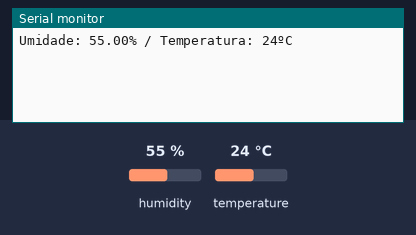
A sketch run on a simulated Arduino Uno, built with avr-gcc and run on an emulated ATmega328P. Shown: the last lines printed to the serial monitor. The test bench sets the inputs (shaded band); at power-on: humidity 55 %, temperature 24 °C.

Above: at 3.2 s.
3.3 s: humidity set to 22 %
At 4.3 s:
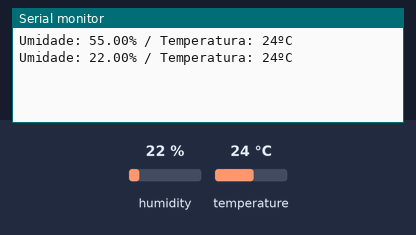
6.0 s: temperature set to 12 °C
At 7.3 s:
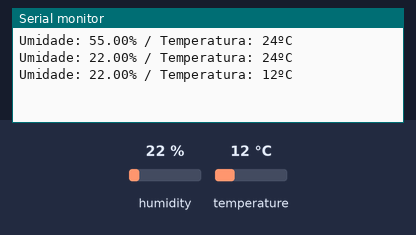
8.7 s: humidity set to 40 %
At 10.8 s:
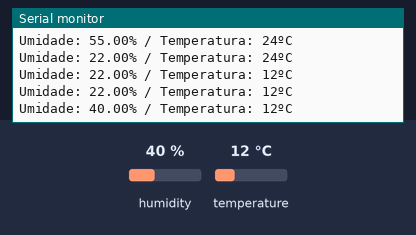
Timing chart, 0 to 12.3 s (numbered marks = the images above; inputs shaded):
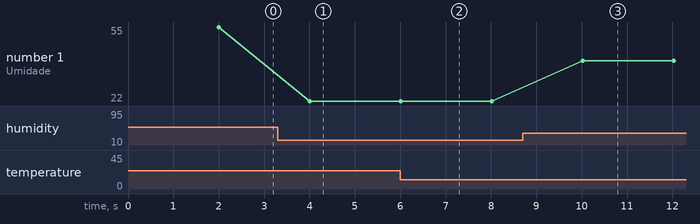

Measured:
- after the input at 3.3 s, the serial monitor: prints a new line after 0.71 s (image 1)
- after the input at 6.0 s, the serial monitor: prints a new line at once (image 2)
- after the input at 8.7 s, the serial monitor: prints a new line after 1.3 s (image 3)
- plotted number 1: 55 → 22 after the input at 3.3 s, 22 → 40 after the input at 8.7 s

The sketch:

dht22_sensor.ino
```cpp
#include <DHT.h>;  //INCLUSÃO DE BIBLIOTECA

#define DHTPIN 7       //PINO DIGITAL UTILIZADO PELO DHT22
#define DHTTYPE DHT22  //DEFINE O MODELO DO SENSOR (DHT22 / AM2302)

DHT dht(DHTPIN, DHTTYPE);  //PASSA OS PARÂMETROS PARA A FUNÇÃO

void setup() {
  Serial.begin(9600);  //INICIALIZA A SERIAL
  dht.begin();         //INICIALIZA A FUNÇÃO
  delay(2000);         //INTERVALO DE 2 SEGUNDO ANTES DE INICIAR
}
void loop() {
  Serial.print("Umidade: ");               //IMPRIME O TEXTO NA SERIAL
  Serial.print(dht.readHumidity());        //IMPRIME NA SERIAL O VALOR DE UMIDADE MEDIDO
  Serial.print("%");                       //IMPRIME O TEXTO NA SERIAL
  Serial.print(" / Temperatura: ");        //IMPRIME O TEXTO NA SERIAL
  Serial.print(dht.readTemperature(), 0);  //IMPRIME NA SERIAL O VALOR DE UMIDADE MEDIDO E REMOVE A PARTE DECIMAL
  Serial.println("ºC");                    //IMPRIME O TEXTO NA SERIAL
  delay(2000);                             //INTERVALO DE 2 SEGUNDOS * NÃO DIMINUIR ESSE VALOR
}
```
